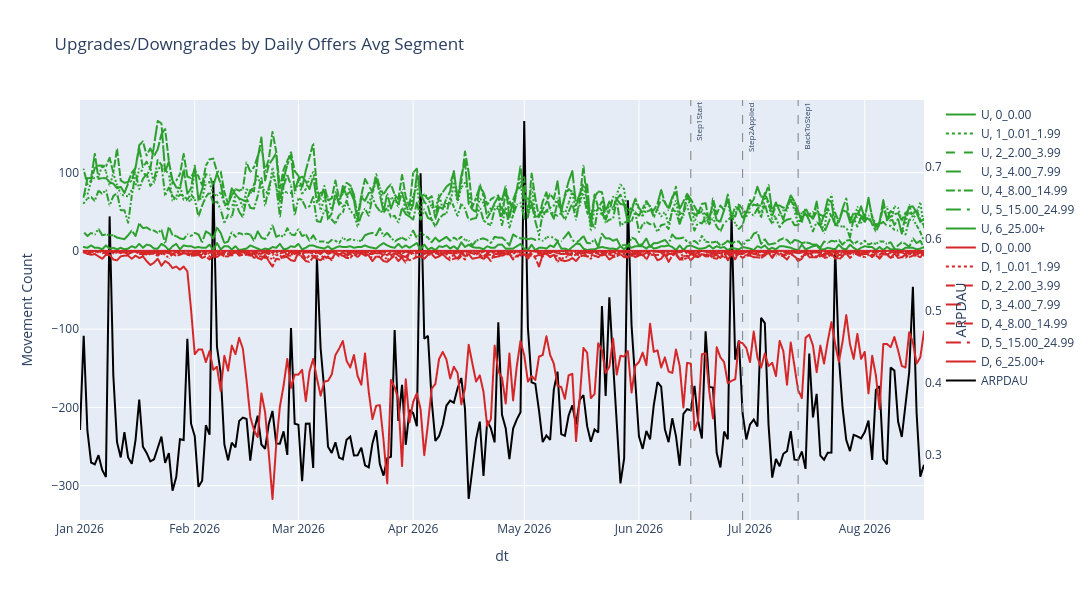
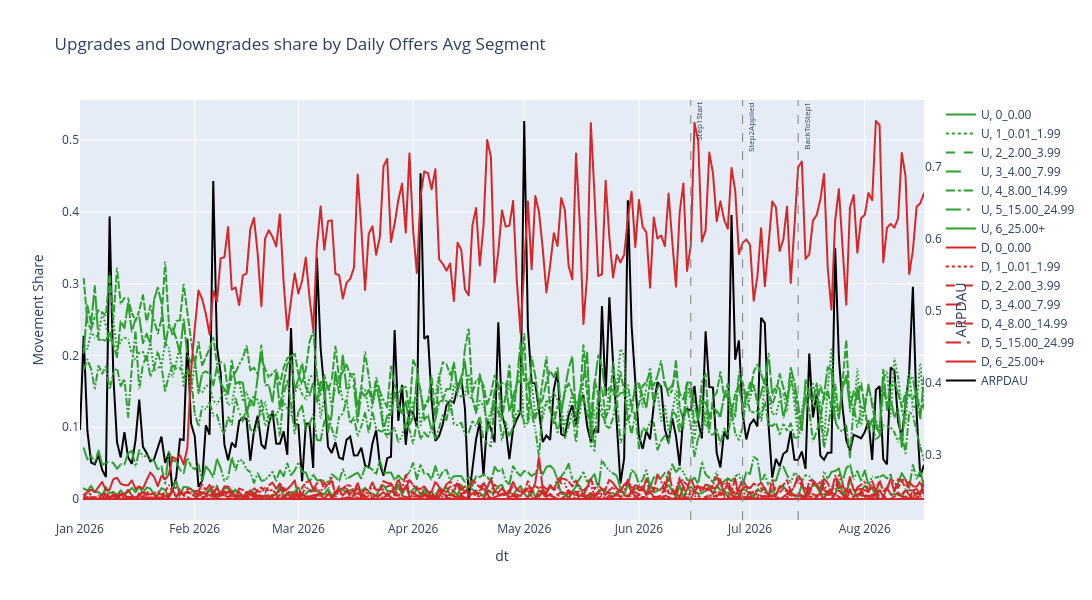
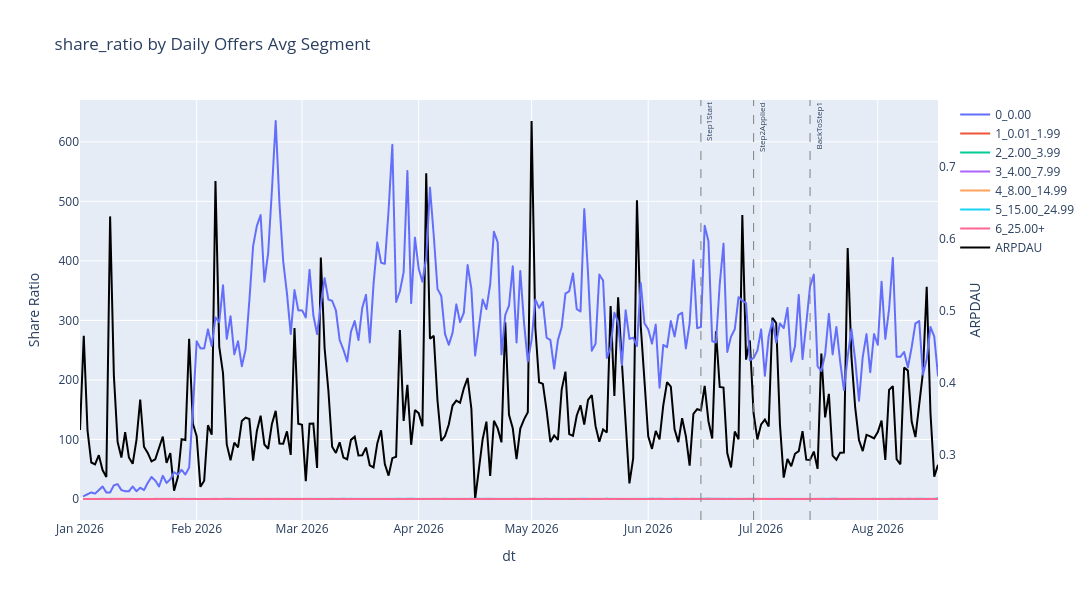
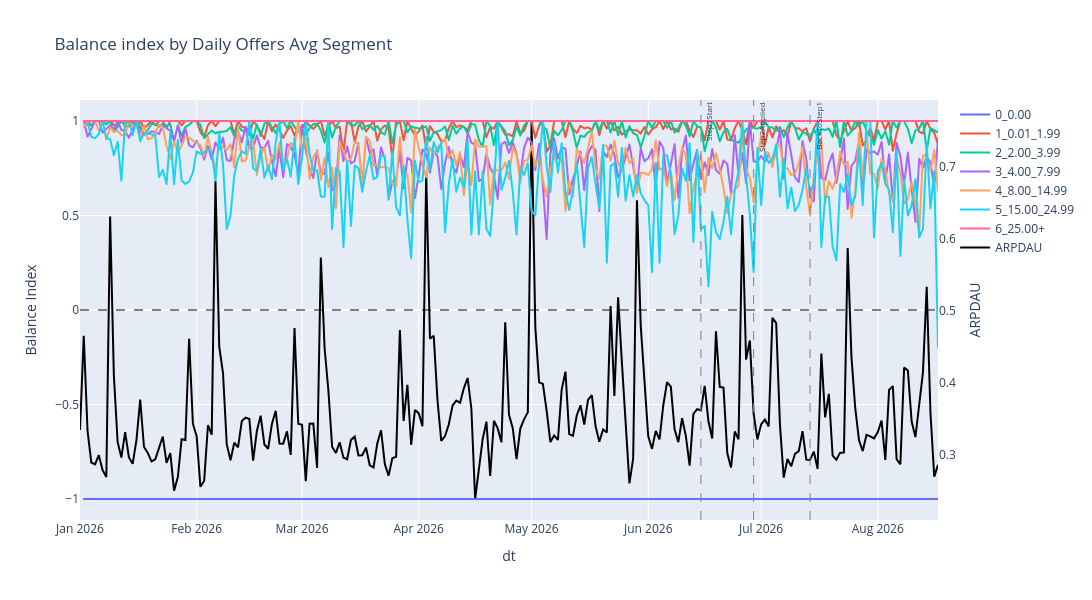

The cell these charts' notebook holds for them, in order:
### Code cell
plot_movement_charts(
    data_do_avg_movements_agg, 
    'daily_offers_avg_segment', 
    vlines_events=vlines_events, 
    arpdau_df=data_arpdau_agg, 
    overlay_arpdau=True, 
    title_prefix='Daily Offers Avg Segment', 
    show_counts=True, 
    show_shares=True, 
    metrics=['share_ratio', 'balance_index', 'x_times_bigger'],
    height=600,
    width=1200)

### Figure 1 — Plotly figure (JSON) as saved in the notebook; plotly's stock layout.template omitted (floating-point values rounded to 4 significant figures; data arrays with more than 128 entries replaced by an {"elided": "..."} marker saying what was removed)
{"data": [{"customdata": {"elided": "227x3 mixed values"}, "hovertemplate": "Movement Type=%{customdata[2]}<br>daily_offers_avg_segment=%{customdata[0]}<br>dt=%{x}<br>Count=%{y}<br>user_id_count=%{customdata[1]}<extra></extra>", "legendgroup": "U, 0_0.00", "line": {"color": "#2ca02c", "dash": "solid"}, "marker": {"symbol": "circle"}, "mode": "lines", "name": "U, 0_0.00", "showlegend": true, "type": "scattergl", "x": {"elided": "227 str values"}, "xaxis": "x", "y": {"elided": "227 int values"}, "yaxis": "y"}, {"customdata": {"elided": "228x3 mixed values"}, "hovertemplate": "Movement Type=%{customdata[2]}<br>daily_offers_avg_segment=%{customdata[0]}<br>dt=%{x}<br>Count=%{y}<br>user_id_count=%{customdata[1]}<extra></extra>", "legendgroup": "U, 1_0.01_1.99", "line": {"color": "#2ca02c", "dash": "dot"}, "marker": {"symbol": "circle"}, "mode": "lines", "name": "U, 1_0.01_1.99", "showlegend": true, "type": "scattergl", "x": {"elided": "228 str values"}, "xaxis": "x", "y": {"elided": "228 int values"}, "yaxis": "y"}, {"customdata": {"elided": "228x3 mixed values"}, "hovertemplate": "Movement Type=%{customdata[2]}<br>daily_offers_avg_segment=%{customdata[0]}<br>dt=%{x}<br>Count=%{y}<br>user_id_count=%{customdata[1]}<extra></extra>", "legendgroup": "U, 2_2.00_3.99", "line": {"color": "#2ca02c", "dash": "dash"}, "marker": {"symbol": "circle"}, "mode": "lines", "name": "U, 2_2.00_3.99", "showlegend": true, "type": "scattergl", "x": {"elided": "228 str values"}, "xaxis": "x", "y": {"elided": "228 int values"}, "yaxis": "y"}, {"customdata": {"elided": "228x3 mixed values"}, "hovertemplate": "Movement Type=%{customdata[2]}<br>daily_offers_avg_segment=%{customdata[0]}<br>dt=%{x}<br>Count=%{y}<br>user_id_count=%{customdata[1]}<extra></extra>", "legendgroup": "U, 3_4.00_7.99", "line": {"color": "#2ca02c", "dash": "longdash"}, "marker": {"symbol": "circle"}, "mode": "lines", "name": "U, 3_4.00_7.99", "showlegend": true, "type": "scattergl", "x": {"elided": "228 str values"}, "xaxis": "x", "y": {"elided": "228 int values"}, "yaxis": "y"}, {"customdata": {"elided": "228x3 mixed values"}, "hovertemplate": "Movement Type=%{customdata[2]}<br>daily_offers_avg_segment=%{customdata[0]}<br>dt=%{x}<br>Count=%{y}<br>user_id_count=%{customdata[1]}<extra></extra>", "legendgroup": "U, 4_8.00_14.99", "line": {"color": "#2ca02c", "dash": "dashdot"}, "marker": {"symbol": "circle"}, "mode": "lines", "name": "U, 4_8.00_14.99", "showlegend": true, "type": "scattergl", "x": {"elided": "228 str values"}, "xaxis": "x", "y": {"elided": "228 int values"}, "yaxis": "y"}, {"customdata": {"elided": "228x3 mixed values"}, "hovertemplate": "Movement Type=%{customdata[2]}<br>daily_offers_avg_segment=%{customdata[0]}<br>dt=%{x}<br>Count=%{y}<br>user_id_count=%{customdata[1]}<extra></extra>", "legendgroup": "U, 5_15.00_24.99", "line": {"color": "#2ca02c", "dash": "longdashdot"}, "marker": {"symbol": "circle"}, "mode": "lines", "name": "U, 5_15.00_24.99", "showlegend": true, "type": "scattergl", "x": {"elided": "228 str values"}, "xaxis": "x", "y": {"elided": "228 int values"}, "yaxis": "y"}, {"customdata": {"elided": "226x3 mixed values"}, "hovertemplate": "Movement Type=%{customdata[2]}<br>daily_offers_avg_segment=%{customdata[0]}<br>dt=%{x}<br>Count=%{y}<br>user_id_count=%{customdata[1]}<extra></extra>", "legendgroup": "U, 6_25.00+", "line": {"color": "#2ca02c", "dash": "solid"}, "marker": {"symbol": "circle"}, "mode": "lines", "name": "U, 6_25.00+", "showlegend": true, "type": "scattergl", "x": {"elided": "226 str values"}, "xaxis": "x", "y": {"elided": "226 int values"}, "yaxis": "y"}, {"customdata": {"elided": "227x3 mixed values"}, "hovertemplate": "Movement Type=%{customdata[2]}<br>daily_offers_avg_segment=%{customdata[0]}<br>dt=%{x}<br>Count=%{y}<br>user_id_count=%{customdata[1]}<extra></extra>", "legendgroup": "D, 0_0.00", "line": {"color": "#d62728", "dash": "solid"}, "marker": {"symbol": "circle"}, "mode": "lines", "name": "D, 0_0.00", "showlegend": true, "type": "scattergl", "x": {"elided": "227 str values"}, "xaxis": "x", "y": {"elided": "227 int values"}, "yaxis": "y"}, {"customdata": {"elided": "228x3 mixed values"}, "hovertemplate": "Movement Type=%{customdata[2]}<br>daily_offers_avg_segment=%{customdata[0]}<br>dt=%{x}<br>Count=%{y}<br>user_id_count=%{customdata[1]}<extra></extra>", "legendgroup": "D, 1_0.01_1.99", "line": {"color": "#d62728", "dash": "dot"}, "marker": {"symbol": "circle"}, "mode": "lines", "name": "D, 1_0.01_1.99", "showlegend": true, "type": "scattergl", "x": {"elided": "228 str values"}, "xaxis": "x", "y": {"elided": "228 int values"}, "yaxis": "y"}, {"customdata": {"elided": "228x3 mixed values"}, "hovertemplate": "Movement Type=%{customdata[2]}<br>daily_offers_avg_segment=%{customdata[0]}<br>dt=%{x}<br>Count=%{y}<br>user_id_count=%{customdata[1]}<extra></extra>", "legendgroup": "D, 2_2.00_3.99", "line": {"color": "#d62728", "dash": "dash"}, "marker": {"symbol": "circle"}, "mode": "lines", "name": "D, 2_2.00_3.99", "showlegend": true, "type": "scattergl", "x": {"elided": "228 str values"}, "xaxis": "x", "y": {"elided": "228 int values"}, "yaxis": "y"}, {"customdata": {"elided": "228x3 mixed values"}, "hovertemplate": "Movement Type=%{customdata[2]}<br>daily_offers_avg_segment=%{customdata[0]}<br>dt=%{x}<br>Count=%{y}<br>user_id_count=%{customdata[1]}<extra></extra>", "legendgroup": "D, 3_4.00_7.99", "line": {"color": "#d62728", "dash": "longdash"}, "marker": {"symbol": "circle"}, "mode": "lines", "name": "D, 3_4.00_7.99", "showlegend": true, "type": "scattergl", "x": {"elided": "228 str values"}, "xaxis": "x", "y": {"elided": "228 int values"}, "yaxis": "y"}, {"customdata": {"elided": "228x3 mixed values"}, "hovertemplate": "Movement Type=%{customdata[2]}<br>daily_offers_avg_segment=%{customdata[0]}<br>dt=%{x}<br>Count=%{y}<br>user_id_count=%{customdata[1]}<extra></extra>", "legendgroup": "D, 4_8.00_14.99", "line": {"color": "#d62728", "dash": "dashdot"}, "marker": {"symbol": "circle"}, "mode": "lines", "name": "D, 4_8.00_14.99", "showlegend": true, "type": "scattergl", "x": {"elided": "228 str values"}, "xaxis": "x", "y": {"elided": "228 int values"}, "yaxis": "y"}, {"customdata": {"elided": "228x3 mixed values"}, "hovertemplate": "Movement Type=%{customdata[2]}<br>daily_offers_avg_segment=%{customdata[0]}<br>dt=%{x}<br>Count=%{y}<br>user_id_count=%{customdata[1]}<extra></extra>", "legendgroup": "D, 5_15.00_24.99", "line": {"color": "#d62728", "dash": "longdashdot"}, "marker": {"symbol": "circle"}, "mode": "lines", "name": "D, 5_15.00_24.99", "showlegend": true, "type": "scattergl", "x": {"elided": "228 str values"}, "xaxis": "x", "y": {"elided": "228 int values"}, "yaxis": "y"}, {"customdata": {"elided": "226x3 mixed values"}, "hovertemplate": "Movement Type=%{customdata[2]}<br>daily_offers_avg_segment=%{customdata[0]}<br>dt=%{x}<br>Count=%{y}<br>user_id_count=%{customdata[1]}<extra></extra>", "legendgroup": "D, 6_25.00+", "line": {"color": "#d62728", "dash": "solid"}, "marker": {"symbol": "circle"}, "mode": "lines", "name": "D, 6_25.00+", "showlegend": true, "type": "scattergl", "x": {"elided": "226 str values"}, "xaxis": "x", "y": {"elided": "226 int values"}, "yaxis": "y"}, {"hovertemplate": "dt=%{x}<br>ARPDAU=%{y:.4f}<extra></extra>", "line": {"color": "black", "width": 2}, "mode": "lines", "name": "ARPDAU", "type": "scatter", "x": {"elided": "229 str values"}, "y": {"elided": "229 float values"}, "yaxis": "y2"}], "layout": {"annotations": [{"font": {"size": 8}, "showarrow": false, "text": "Step1Start", "textangle": -90, "x": 1781481600000, "xanchor": "left", "xref": "x", "y": 1, "yanchor": "top", "yref": "y domain"}, {"font": {"size": 8}, "showarrow": false, "text": "Step2Applied", "textangle": -90, "x": 1782691200000, "xanchor": "left", "xref": "x", "y": 1, "yanchor": "top", "yref": "y domain"}, {"font": {"size": 8}, "showarrow": false, "text": "BackToStep1", "textangle": -90, "x": 1783987200000, "xanchor": "left", "xref": "x", "y": 1, "yanchor": "top", "yref": "y domain"}], "height": 600, "legend": {"title": {"text": ""}, "tracegroupgap": 0}, "shapes": [{"line": {"color": "gray", "dash": "dash", "width": 1}, "type": "line", "x0": 1781481600000, "x1": 1781481600000, "xref": "x", "y0": 0, "y1": 1, "yref": "y domain"}, {"line": {"color": "gray", "dash": "dash", "width": 1}, "type": "line", "x0": 1782691200000, "x1": 1782691200000, "xref": "x", "y0": 0, "y1": 1, "yref": "y domain"}, {"line": {"color": "gray", "dash": "dash", "width": 1}, "type": "line", "x0": 1783987200000, "x1": 1783987200000, "xref": "x", "y0": 0, "y1": 1, "yref": "y domain"}], "title": {"text": "Upgrades/Downgrades by Daily Offers Avg Segment"}, "width": 1200, "xaxis": {"anchor": "y", "domain": [0, 1], "title": {"text": "dt"}}, "yaxis": {"anchor": "x", "domain": [0, 1], "title": {"text": "Movement Count"}}, "yaxis2": {"overlaying": "y", "showgrid": false, "side": "right", "title": {"text": "ARPDAU"}}}}

### Figure 2 — Plotly figure (JSON) as saved in the notebook; plotly's stock layout.template omitted (floating-point values rounded to 4 significant figures; data arrays with more than 128 entries replaced by an {"elided": "..."} marker saying what was removed)
{"data": [{"customdata": {"elided": "227x3 mixed values"}, "hovertemplate": "Movement Type=%{customdata[2]}<br>daily_offers_avg_segment=%{customdata[0]}<br>dt=%{x}<br>Count=%{y}<br>user_id_count=%{customdata[1]}<extra></extra>", "legendgroup": "U, 0_0.00", "line": {"color": "#2ca02c", "dash": "solid"}, "marker": {"symbol": "circle"}, "mode": "lines", "name": "U, 0_0.00", "showlegend": true, "type": "scattergl", "x": {"elided": "227 str values"}, "xaxis": "x", "y": {"elided": "227 float values"}, "yaxis": "y"}, {"customdata": {"elided": "228x3 mixed values"}, "hovertemplate": "Movement Type=%{customdata[2]}<br>daily_offers_avg_segment=%{customdata[0]}<br>dt=%{x}<br>Count=%{y}<br>user_id_count=%{customdata[1]}<extra></extra>", "legendgroup": "U, 1_0.01_1.99", "line": {"color": "#2ca02c", "dash": "dot"}, "marker": {"symbol": "circle"}, "mode": "lines", "name": "U, 1_0.01_1.99", "showlegend": true, "type": "scattergl", "x": {"elided": "228 str values"}, "xaxis": "x", "y": {"elided": "228 float values"}, "yaxis": "y"}, {"customdata": {"elided": "228x3 mixed values"}, "hovertemplate": "Movement Type=%{customdata[2]}<br>daily_offers_avg_segment=%{customdata[0]}<br>dt=%{x}<br>Count=%{y}<br>user_id_count=%{customdata[1]}<extra></extra>", "legendgroup": "U, 2_2.00_3.99", "line": {"color": "#2ca02c", "dash": "dash"}, "marker": {"symbol": "circle"}, "mode": "lines", "name": "U, 2_2.00_3.99", "showlegend": true, "type": "scattergl", "x": {"elided": "228 str values"}, "xaxis": "x", "y": {"elided": "228 float values"}, "yaxis": "y"}, {"customdata": {"elided": "228x3 mixed values"}, "hovertemplate": "Movement Type=%{customdata[2]}<br>daily_offers_avg_segment=%{customdata[0]}<br>dt=%{x}<br>Count=%{y}<br>user_id_count=%{customdata[1]}<extra></extra>", "legendgroup": "U, 3_4.00_7.99", "line": {"color": "#2ca02c", "dash": "longdash"}, "marker": {"symbol": "circle"}, "mode": "lines", "name": "U, 3_4.00_7.99", "showlegend": true, "type": "scattergl", "x": {"elided": "228 str values"}, "xaxis": "x", "y": {"elided": "228 float values"}, "yaxis": "y"}, {"customdata": {"elided": "228x3 mixed values"}, "hovertemplate": "Movement Type=%{customdata[2]}<br>daily_offers_avg_segment=%{customdata[0]}<br>dt=%{x}<br>Count=%{y}<br>user_id_count=%{customdata[1]}<extra></extra>", "legendgroup": "U, 4_8.00_14.99", "line": {"color": "#2ca02c", "dash": "dashdot"}, "marker": {"symbol": "circle"}, "mode": "lines", "name": "U, 4_8.00_14.99", "showlegend": true, "type": "scattergl", "x": {"elided": "228 str values"}, "xaxis": "x", "y": {"elided": "228 float values"}, "yaxis": "y"}, {"customdata": {"elided": "228x3 mixed values"}, "hovertemplate": "Movement Type=%{customdata[2]}<br>daily_offers_avg_segment=%{customdata[0]}<br>dt=%{x}<br>Count=%{y}<br>user_id_count=%{customdata[1]}<extra></extra>", "legendgroup": "U, 5_15.00_24.99", "line": {"color": "#2ca02c", "dash": "longdashdot"}, "marker": {"symbol": "circle"}, "mode": "lines", "name": "U, 5_15.00_24.99", "showlegend": true, "type": "scattergl", "x": {"elided": "228 str values"}, "xaxis": "x", "y": {"elided": "228 float values"}, "yaxis": "y"}, {"customdata": {"elided": "226x3 mixed values"}, "hovertemplate": "Movement Type=%{customdata[2]}<br>daily_offers_avg_segment=%{customdata[0]}<br>dt=%{x}<br>Count=%{y}<br>user_id_count=%{customdata[1]}<extra></extra>", "legendgroup": "U, 6_25.00+", "line": {"color": "#2ca02c", "dash": "solid"}, "marker": {"symbol": "circle"}, "mode": "lines", "name": "U, 6_25.00+", "showlegend": true, "type": "scattergl", "x": {"elided": "226 str values"}, "xaxis": "x", "y": {"elided": "226 float values"}, "yaxis": "y"}, {"customdata": {"elided": "227x3 mixed values"}, "hovertemplate": "Movement Type=%{customdata[2]}<br>daily_offers_avg_segment=%{customdata[0]}<br>dt=%{x}<br>Count=%{y}<br>user_id_count=%{customdata[1]}<extra></extra>", "legendgroup": "D, 0_0.00", "line": {"color": "#d62728", "dash": "solid"}, "marker": {"symbol": "circle"}, "mode": "lines", "name": "D, 0_0.00", "showlegend": true, "type": "scattergl", "x": {"elided": "227 str values"}, "xaxis": "x", "y": {"elided": "227 float values"}, "yaxis": "y"}, {"customdata": {"elided": "228x3 mixed values"}, "hovertemplate": "Movement Type=%{customdata[2]}<br>daily_offers_avg_segment=%{customdata[0]}<br>dt=%{x}<br>Count=%{y}<br>user_id_count=%{customdata[1]}<extra></extra>", "legendgroup": "D, 1_0.01_1.99", "line": {"color": "#d62728", "dash": "dot"}, "marker": {"symbol": "circle"}, "mode": "lines", "name": "D, 1_0.01_1.99", "showlegend": true, "type": "scattergl", "x": {"elided": "228 str values"}, "xaxis": "x", "y": {"elided": "228 float values"}, "yaxis": "y"}, {"customdata": {"elided": "228x3 mixed values"}, "hovertemplate": "Movement Type=%{customdata[2]}<br>daily_offers_avg_segment=%{customdata[0]}<br>dt=%{x}<br>Count=%{y}<br>user_id_count=%{customdata[1]}<extra></extra>", "legendgroup": "D, 2_2.00_3.99", "line": {"color": "#d62728", "dash": "dash"}, "marker": {"symbol": "circle"}, "mode": "lines", "name": "D, 2_2.00_3.99", "showlegend": true, "type": "scattergl", "x": {"elided": "228 str values"}, "xaxis": "x", "y": {"elided": "228 float values"}, "yaxis": "y"}, {"customdata": {"elided": "228x3 mixed values"}, "hovertemplate": "Movement Type=%{customdata[2]}<br>daily_offers_avg_segment=%{customdata[0]}<br>dt=%{x}<br>Count=%{y}<br>user_id_count=%{customdata[1]}<extra></extra>", "legendgroup": "D, 3_4.00_7.99", "line": {"color": "#d62728", "dash": "longdash"}, "marker": {"symbol": "circle"}, "mode": "lines", "name": "D, 3_4.00_7.99", "showlegend": true, "type": "scattergl", "x": {"elided": "228 str values"}, "xaxis": "x", "y": {"elided": "228 float values"}, "yaxis": "y"}, {"customdata": {"elided": "228x3 mixed values"}, "hovertemplate": "Movement Type=%{customdata[2]}<br>daily_offers_avg_segment=%{customdata[0]}<br>dt=%{x}<br>Count=%{y}<br>user_id_count=%{customdata[1]}<extra></extra>", "legendgroup": "D, 4_8.00_14.99", "line": {"color": "#d62728", "dash": "dashdot"}, "marker": {"symbol": "circle"}, "mode": "lines", "name": "D, 4_8.00_14.99", "showlegend": true, "type": "scattergl", "x": {"elided": "228 str values"}, "xaxis": "x", "y": {"elided": "228 float values"}, "yaxis": "y"}, {"customdata": {"elided": "228x3 mixed values"}, "hovertemplate": "Movement Type=%{customdata[2]}<br>daily_offers_avg_segment=%{customdata[0]}<br>dt=%{x}<br>Count=%{y}<br>user_id_count=%{customdata[1]}<extra></extra>", "legendgroup": "D, 5_15.00_24.99", "line": {"color": "#d62728", "dash": "longdashdot"}, "marker": {"symbol": "circle"}, "mode": "lines", "name": "D, 5_15.00_24.99", "showlegend": true, "type": "scattergl", "x": {"elided": "228 str values"}, "xaxis": "x", "y": {"elided": "228 float values"}, "yaxis": "y"}, {"customdata": {"elided": "226x3 mixed values"}, "hovertemplate": "Movement Type=%{customdata[2]}<br>daily_offers_avg_segment=%{customdata[0]}<br>dt=%{x}<br>Count=%{y}<br>user_id_count=%{customdata[1]}<extra></extra>", "legendgroup": "D, 6_25.00+", "line": {"color": "#d62728", "dash": "solid"}, "marker": {"symbol": "circle"}, "mode": "lines", "name": "D, 6_25.00+", "showlegend": true, "type": "scattergl", "x": {"elided": "226 str values"}, "xaxis": "x", "y": {"elided": "226 float values"}, "yaxis": "y"}, {"hovertemplate": "dt=%{x}<br>ARPDAU=%{y:.4f}<extra></extra>", "line": {"color": "black", "width": 2}, "mode": "lines", "name": "ARPDAU", "type": "scatter", "x": {"elided": "229 str values"}, "y": {"elided": "229 float values"}, "yaxis": "y2"}], "layout": {"annotations": [{"font": {"size": 8}, "showarrow": false, "text": "Step1Start", "textangle": -90, "x": 1781481600000, "xanchor": "left", "xref": "x", "y": 1, "yanchor": "top", "yref": "y domain"}, {"font": {"size": 8}, "showarrow": false, "text": "Step2Applied", "textangle": -90, "x": 1782691200000, "xanchor": "left", "xref": "x", "y": 1, "yanchor": "top", "yref": "y domain"}, {"font": {"size": 8}, "showarrow": false, "text": "BackToStep1", "textangle": -90, "x": 1783987200000, "xanchor": "left", "xref": "x", "y": 1, "yanchor": "top", "yref": "y domain"}], "height": 600, "legend": {"title": {"text": ""}, "tracegroupgap": 0}, "shapes": [{"line": {"color": "gray", "dash": "dash", "width": 1}, "type": "line", "x0": 1781481600000, "x1": 1781481600000, "xref": "x", "y0": 0, "y1": 1, "yref": "y domain"}, {"line": {"color": "gray", "dash": "dash", "width": 1}, "type": "line", "x0": 1782691200000, "x1": 1782691200000, "xref": "x", "y0": 0, "y1": 1, "yref": "y domain"}, {"line": {"color": "gray", "dash": "dash", "width": 1}, "type": "line", "x0": 1783987200000, "x1": 1783987200000, "xref": "x", "y0": 0, "y1": 1, "yref": "y domain"}], "title": {"text": "Upgrades and Downgrades share by Daily Offers Avg Segment"}, "width": 1200, "xaxis": {"anchor": "y", "domain": [0, 1], "title": {"text": "dt"}}, "yaxis": {"anchor": "x", "domain": [0, 1], "title": {"text": "Movement Share"}}, "yaxis2": {"overlaying": "y", "showgrid": false, "side": "right", "title": {"text": "ARPDAU"}}}}

### Figure 3 — Plotly figure (JSON) as saved in the notebook; plotly's stock layout.template omitted (floating-point values rounded to 4 significant figures; data arrays with more than 128 entries replaced by an {"elided": "..."} marker saying what was removed)
{"data": [{"customdata": {"elided": "227x3 int values"}, "hovertemplate": "daily_offers_avg_segment=0_0.00<br>variable=daily_offers_avg_segment_share_ratio<br>dt=%{x}<br>value=%{y}<br>user_id_count=%{customdata[0]}<br>daily_offers_avg_segment_downgrades_count=%{customdata[1]}<br>daily_offers_avg_segment_upgrades_count=%{customdata[2]}<extra></extra>", "legendgroup": "0_0.00", "line": {"color": "#636efa", "dash": "solid"}, "marker": {"symbol": "circle"}, "mode": "lines", "name": "0_0.00", "showlegend": true, "type": "scattergl", "x": {"elided": "227 str values"}, "xaxis": "x", "y": {"elided": "227 float values"}, "yaxis": "y"}, {"customdata": {"elided": "228x3 int values"}, "hovertemplate": "daily_offers_avg_segment=1_0.01_1.99<br>variable=daily_offers_avg_segment_share_ratio<br>dt=%{x}<br>value=%{y}<br>user_id_count=%{customdata[0]}<br>daily_offers_avg_segment_downgrades_count=%{customdata[1]}<br>daily_offers_avg_segment_upgrades_count=%{customdata[2]}<extra></extra>", "legendgroup": "1_0.01_1.99", "line": {"color": "#EF553B", "dash": "solid"}, "marker": {"symbol": "circle"}, "mode": "lines", "name": "1_0.01_1.99", "showlegend": true, "type": "scattergl", "x": {"elided": "228 str values"}, "xaxis": "x", "y": {"elided": "228 float values"}, "yaxis": "y"}, {"customdata": {"elided": "228x3 int values"}, "hovertemplate": "daily_offers_avg_segment=2_2.00_3.99<br>variable=daily_offers_avg_segment_share_ratio<br>dt=%{x}<br>value=%{y}<br>user_id_count=%{customdata[0]}<br>daily_offers_avg_segment_downgrades_count=%{customdata[1]}<br>daily_offers_avg_segment_upgrades_count=%{customdata[2]}<extra></extra>", "legendgroup": "2_2.00_3.99", "line": {"color": "#00cc96", "dash": "solid"}, "marker": {"symbol": "circle"}, "mode": "lines", "name": "2_2.00_3.99", "showlegend": true, "type": "scattergl", "x": {"elided": "228 str values"}, "xaxis": "x", "y": {"elided": "228 float values"}, "yaxis": "y"}, {"customdata": {"elided": "228x3 int values"}, "hovertemplate": "daily_offers_avg_segment=3_4.00_7.99<br>variable=daily_offers_avg_segment_share_ratio<br>dt=%{x}<br>value=%{y}<br>user_id_count=%{customdata[0]}<br>daily_offers_avg_segment_downgrades_count=%{customdata[1]}<br>daily_offers_avg_segment_upgrades_count=%{customdata[2]}<extra></extra>", "legendgroup": "3_4.00_7.99", "line": {"color": "#ab63fa", "dash": "solid"}, "marker": {"symbol": "circle"}, "mode": "lines", "name": "3_4.00_7.99", "showlegend": true, "type": "scattergl", "x": {"elided": "228 str values"}, "xaxis": "x", "y": {"elided": "228 float values"}, "yaxis": "y"}, {"customdata": {"elided": "228x3 int values"}, "hovertemplate": "daily_offers_avg_segment=4_8.00_14.99<br>variable=daily_offers_avg_segment_share_ratio<br>dt=%{x}<br>value=%{y}<br>user_id_count=%{customdata[0]}<br>daily_offers_avg_segment_downgrades_count=%{customdata[1]}<br>daily_offers_avg_segment_upgrades_count=%{customdata[2]}<extra></extra>", "legendgroup": "4_8.00_14.99", "line": {"color": "#FFA15A", "dash": "solid"}, "marker": {"symbol": "circle"}, "mode": "lines", "name": "4_8.00_14.99", "showlegend": true, "type": "scattergl", "x": {"elided": "228 str values"}, "xaxis": "x", "y": {"elided": "228 float values"}, "yaxis": "y"}, {"customdata": {"elided": "228x3 int values"}, "hovertemplate": "daily_offers_avg_segment=5_15.00_24.99<br>variable=daily_offers_avg_segment_share_ratio<br>dt=%{x}<br>value=%{y}<br>user_id_count=%{customdata[0]}<br>daily_offers_avg_segment_downgrades_count=%{customdata[1]}<br>daily_offers_avg_segment_upgrades_count=%{customdata[2]}<extra></extra>", "legendgroup": "5_15.00_24.99", "line": {"color": "#19d3f3", "dash": "solid"}, "marker": {"symbol": "circle"}, "mode": "lines", "name": "5_15.00_24.99", "showlegend": true, "type": "scattergl", "x": {"elided": "228 str values"}, "xaxis": "x", "y": {"elided": "228 float values"}, "yaxis": "y"}, {"customdata": {"elided": "226x3 int values"}, "hovertemplate": "daily_offers_avg_segment=6_25.00+<br>variable=daily_offers_avg_segment_share_ratio<br>dt=%{x}<br>value=%{y}<br>user_id_count=%{customdata[0]}<br>daily_offers_avg_segment_downgrades_count=%{customdata[1]}<br>daily_offers_avg_segment_upgrades_count=%{customdata[2]}<extra></extra>", "legendgroup": "6_25.00+", "line": {"color": "#FF6692", "dash": "solid"}, "marker": {"symbol": "circle"}, "mode": "lines", "name": "6_25.00+", "showlegend": true, "type": "scattergl", "x": {"elided": "226 str values"}, "xaxis": "x", "y": {"elided": "226 float values"}, "yaxis": "y"}, {"hovertemplate": "dt=%{x}<br>ARPDAU=%{y:.4f}<extra></extra>", "line": {"color": "black", "width": 2}, "mode": "lines", "name": "ARPDAU", "type": "scatter", "x": {"elided": "229 str values"}, "y": {"elided": "229 float values"}, "yaxis": "y2"}], "layout": {"annotations": [{"font": {"size": 8}, "showarrow": false, "text": "Step1Start", "textangle": -90, "x": 1781481600000, "xanchor": "left", "xref": "x", "y": 1, "yanchor": "top", "yref": "y domain"}, {"font": {"size": 8}, "showarrow": false, "text": "Step2Applied", "textangle": -90, "x": 1782691200000, "xanchor": "left", "xref": "x", "y": 1, "yanchor": "top", "yref": "y domain"}, {"font": {"size": 8}, "showarrow": false, "text": "BackToStep1", "textangle": -90, "x": 1783987200000, "xanchor": "left", "xref": "x", "y": 1, "yanchor": "top", "yref": "y domain"}], "height": 600, "legend": {"title": {"text": ""}, "tracegroupgap": 0}, "shapes": [{"line": {"color": "gray", "dash": "dash", "width": 1}, "type": "line", "x0": 1781481600000, "x1": 1781481600000, "xref": "x", "y0": 0, "y1": 1, "yref": "y domain"}, {"line": {"color": "gray", "dash": "dash", "width": 1}, "type": "line", "x0": 1782691200000, "x1": 1782691200000, "xref": "x", "y0": 0, "y1": 1, "yref": "y domain"}, {"line": {"color": "gray", "dash": "dash", "width": 1}, "type": "line", "x0": 1783987200000, "x1": 1783987200000, "xref": "x", "y0": 0, "y1": 1, "yref": "y domain"}], "title": {"text": "share_ratio by Daily Offers Avg Segment"}, "width": 1200, "xaxis": {"anchor": "y", "domain": [0, 1], "title": {"text": "dt"}}, "yaxis": {"anchor": "x", "domain": [0, 1], "title": {"text": "Share Ratio"}}, "yaxis2": {"overlaying": "y", "showgrid": false, "side": "right", "title": {"text": "ARPDAU"}}}}

### Figure 4 — Plotly figure (JSON) as saved in the notebook; plotly's stock layout.template omitted (floating-point values rounded to 4 significant figures; data arrays with more than 128 entries replaced by an {"elided": "..."} marker saying what was removed)
{"data": [{"customdata": {"elided": "227x3 int values"}, "hovertemplate": "daily_offers_avg_segment=0_0.00<br>variable=daily_offers_avg_segment_balance_index<br>dt=%{x}<br>value=%{y}<br>user_id_count=%{customdata[0]}<br>daily_offers_avg_segment_downgrades_count=%{customdata[1]}<br>daily_offers_avg_segment_upgrades_count=%{customdata[2]}<extra></extra>", "legendgroup": "0_0.00", "line": {"color": "#636efa", "dash": "solid"}, "marker": {"symbol": "circle"}, "mode": "lines", "name": "0_0.00", "showlegend": true, "type": "scattergl", "x": {"elided": "227 str values"}, "xaxis": "x", "y": {"elided": "227 float values"}, "yaxis": "y"}, {"customdata": {"elided": "228x3 int values"}, "hovertemplate": "daily_offers_avg_segment=1_0.01_1.99<br>variable=daily_offers_avg_segment_balance_index<br>dt=%{x}<br>value=%{y}<br>user_id_count=%{customdata[0]}<br>daily_offers_avg_segment_downgrades_count=%{customdata[1]}<br>daily_offers_avg_segment_upgrades_count=%{customdata[2]}<extra></extra>", "legendgroup": "1_0.01_1.99", "line": {"color": "#EF553B", "dash": "solid"}, "marker": {"symbol": "circle"}, "mode": "lines", "name": "1_0.01_1.99", "showlegend": true, "type": "scattergl", "x": {"elided": "228 str values"}, "xaxis": "x", "y": {"elided": "228 float values"}, "yaxis": "y"}, {"customdata": {"elided": "228x3 int values"}, "hovertemplate": "daily_offers_avg_segment=2_2.00_3.99<br>variable=daily_offers_avg_segment_balance_index<br>dt=%{x}<br>value=%{y}<br>user_id_count=%{customdata[0]}<br>daily_offers_avg_segment_downgrades_count=%{customdata[1]}<br>daily_offers_avg_segment_upgrades_count=%{customdata[2]}<extra></extra>", "legendgroup": "2_2.00_3.99", "line": {"color": "#00cc96", "dash": "solid"}, "marker": {"symbol": "circle"}, "mode": "lines", "name": "2_2.00_3.99", "showlegend": true, "type": "scattergl", "x": {"elided": "228 str values"}, "xaxis": "x", "y": {"elided": "228 float values"}, "yaxis": "y"}, {"customdata": {"elided": "228x3 int values"}, "hovertemplate": "daily_offers_avg_segment=3_4.00_7.99<br>variable=daily_offers_avg_segment_balance_index<br>dt=%{x}<br>value=%{y}<br>user_id_count=%{customdata[0]}<br>daily_offers_avg_segment_downgrades_count=%{customdata[1]}<br>daily_offers_avg_segment_upgrades_count=%{customdata[2]}<extra></extra>", "legendgroup": "3_4.00_7.99", "line": {"color": "#ab63fa", "dash": "solid"}, "marker": {"symbol": "circle"}, "mode": "lines", "name": "3_4.00_7.99", "showlegend": true, "type": "scattergl", "x": {"elided": "228 str values"}, "xaxis": "x", "y": {"elided": "228 float values"}, "yaxis": "y"}, {"customdata": {"elided": "228x3 int values"}, "hovertemplate": "daily_offers_avg_segment=4_8.00_14.99<br>variable=daily_offers_avg_segment_balance_index<br>dt=%{x}<br>value=%{y}<br>user_id_count=%{customdata[0]}<br>daily_offers_avg_segment_downgrades_count=%{customdata[1]}<br>daily_offers_avg_segment_upgrades_count=%{customdata[2]}<extra></extra>", "legendgroup": "4_8.00_14.99", "line": {"color": "#FFA15A", "dash": "solid"}, "marker": {"symbol": "circle"}, "mode": "lines", "name": "4_8.00_14.99", "showlegend": true, "type": "scattergl", "x": {"elided": "228 str values"}, "xaxis": "x", "y": {"elided": "228 float values"}, "yaxis": "y"}, {"customdata": {"elided": "228x3 int values"}, "hovertemplate": "daily_offers_avg_segment=5_15.00_24.99<br>variable=daily_offers_avg_segment_balance_index<br>dt=%{x}<br>value=%{y}<br>user_id_count=%{customdata[0]}<br>daily_offers_avg_segment_downgrades_count=%{customdata[1]}<br>daily_offers_avg_segment_upgrades_count=%{customdata[2]}<extra></extra>", "legendgroup": "5_15.00_24.99", "line": {"color": "#19d3f3", "dash": "solid"}, "marker": {"symbol": "circle"}, "mode": "lines", "name": "5_15.00_24.99", "showlegend": true, "type": "scattergl", "x": {"elided": "228 str values"}, "xaxis": "x", "y": {"elided": "228 float values"}, "yaxis": "y"}, {"customdata": {"elided": "226x3 int values"}, "hovertemplate": "daily_offers_avg_segment=6_25.00+<br>variable=daily_offers_avg_segment_balance_index<br>dt=%{x}<br>value=%{y}<br>user_id_count=%{customdata[0]}<br>daily_offers_avg_segment_downgrades_count=%{customdata[1]}<br>daily_offers_avg_segment_upgrades_count=%{customdata[2]}<extra></extra>", "legendgroup": "6_25.00+", "line": {"color": "#FF6692", "dash": "solid"}, "marker": {"symbol": "circle"}, "mode": "lines", "name": "6_25.00+", "showlegend": true, "type": "scattergl", "x": {"elided": "226 str values"}, "xaxis": "x", "y": {"elided": "226 float values"}, "yaxis": "y"}, {"hovertemplate": "dt=%{x}<br>ARPDAU=%{y:.4f}<extra></extra>", "line": {"color": "black", "width": 2}, "mode": "lines", "name": "ARPDAU", "type": "scatter", "x": {"elided": "229 str values"}, "y": {"elided": "229 float values"}, "yaxis": "y2"}], "layout": {"annotations": [{"font": {"size": 8}, "showarrow": false, "text": "Step1Start", "textangle": -90, "x": 1781481600000, "xanchor": "left", "xref": "x", "y": 1, "yanchor": "top", "yref": "y domain"}, {"font": {"size": 8}, "showarrow": false, "text": "Step2Applied", "textangle": -90, "x": 1782691200000, "xanchor": "left", "xref": "x", "y": 1, "yanchor": "top", "yref": "y domain"}, {"font": {"size": 8}, "showarrow": false, "text": "BackToStep1", "textangle": -90, "x": 1783987200000, "xanchor": "left", "xref": "x", "y": 1, "yanchor": "top", "yref": "y domain"}], "height": 600, "legend": {"title": {"text": ""}, "tracegroupgap": 0}, "shapes": [{"line": {"color": "gray", "dash": "dash", "width": 1}, "type": "line", "x0": 1781481600000, "x1": 1781481600000, "xref": "x", "y0": 0, "y1": 1, "yref": "y domain"}, {"line": {"color": "gray", "dash": "dash", "width": 1}, "type": "line", "x0": 1782691200000, "x1": 1782691200000, "xref": "x", "y0": 0, "y1": 1, "yref": "y domain"}, {"line": {"color": "gray", "dash": "dash", "width": 1}, "type": "line", "x0": 1783987200000, "x1": 1783987200000, "xref": "x", "y0": 0, "y1": 1, "yref": "y domain"}, {"line": {"color": "black", "dash": "dash", "width": 1}, "type": "line", "x0": 0, "x1": 1, "xref": "x domain", "y0": 0, "y1": 0, "yref": "y"}], "title": {"text": "Balance index by Daily Offers Avg Segment"}, "width": 1200, "xaxis": {"anchor": "y", "domain": [0, 1], "title": {"text": "dt"}}, "yaxis": {"anchor": "x", "domain": [0, 1], "title": {"text": "Balance Index"}}, "yaxis2": {"overlaying": "y", "showgrid": false, "side": "right", "title": {"text": "ARPDAU"}}}}
